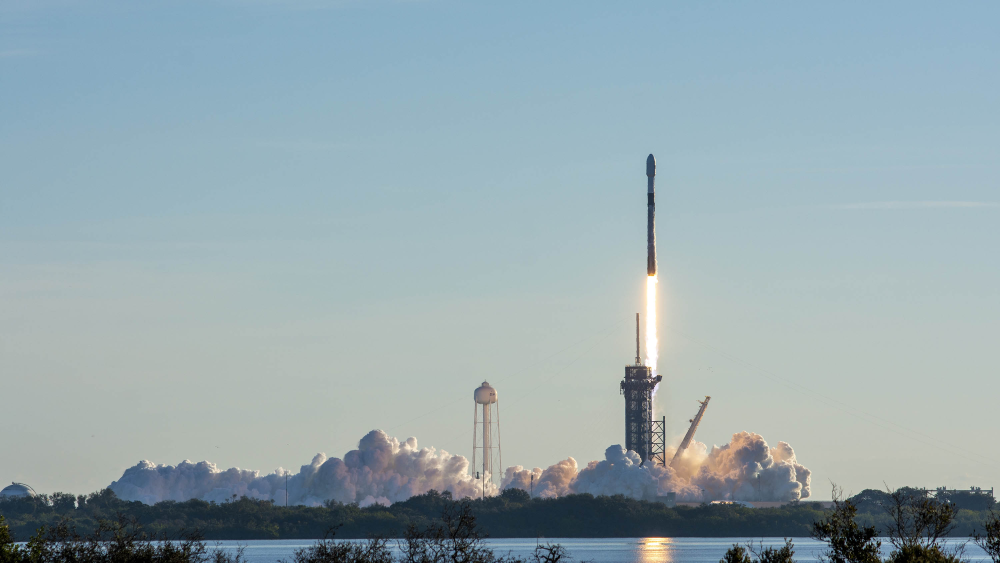
#> input picture spacex.jpg, 3000 x 1688 px (shown at 1/3 size)
$ python images.py
#> lines starting #> are read from the running program, lines starting #| are printed output that depends on the picture
from PIL import Image, ImageFilter

img  = Image.open('./spacex.jpg')
#> img is the input picture: PIL image 3000x1688 RGB; mean R, G, B 149.9, 168.3, 174.5

img.thumbnail((400, 400))
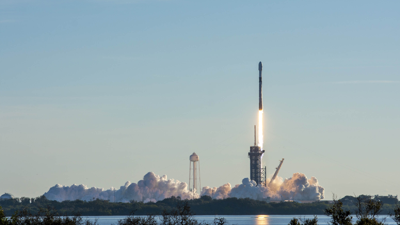
#> img: PIL image 400x225 RGB; mean R, G, B 149.9, 168.3, 174.4

img.save("newSpacex01.jpg")
